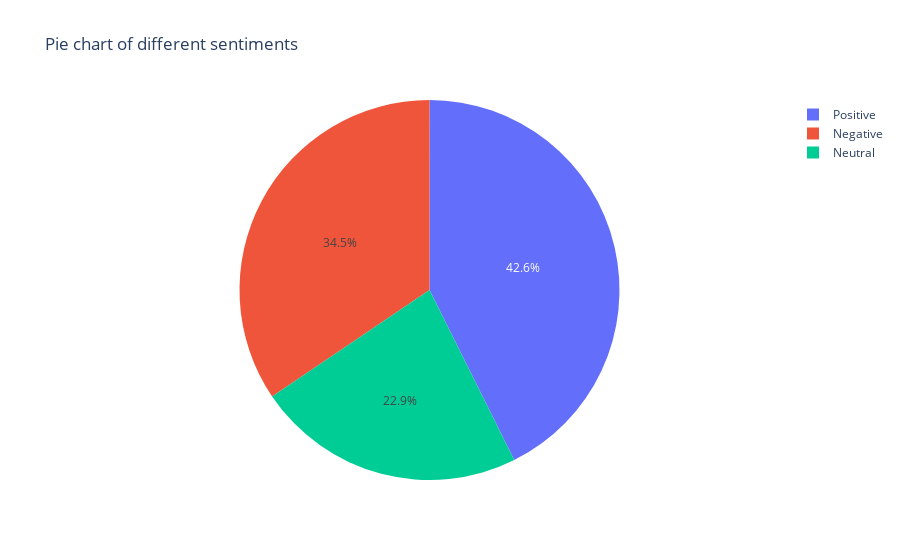

The notebook cell saved with this chart:
### Markdown cell above
In the description 

there are approx

14000 positive statment

12000 negative statment

8000 neutral statment

### Code cell
# pie chart on description score column
import plotly.express as px
fig=px.pie(new_data,names='ds_score',title='Pie chart of different sentiments')
fig.show()

### Figure 1 — Plotly figure (JSON) as saved in the notebook; plotly's stock layout.template omitted (floating-point values rounded to 4 significant figures; data arrays with more than 128 entries replaced by an {"elided": "..."} marker saying what was removed)
{"data": [{"domain": {"x": [0, 1], "y": [0, 1]}, "hovertemplate": "ds_score=%{label}<extra></extra>", "labels": {"elided": "35463 str values"}, "legendgroup": "", "name": "", "showlegend": true, "type": "pie"}], "layout": {"legend": {"tracegroupgap": 0}, "title": {"text": "Pie chart of different sentiments"}}}
